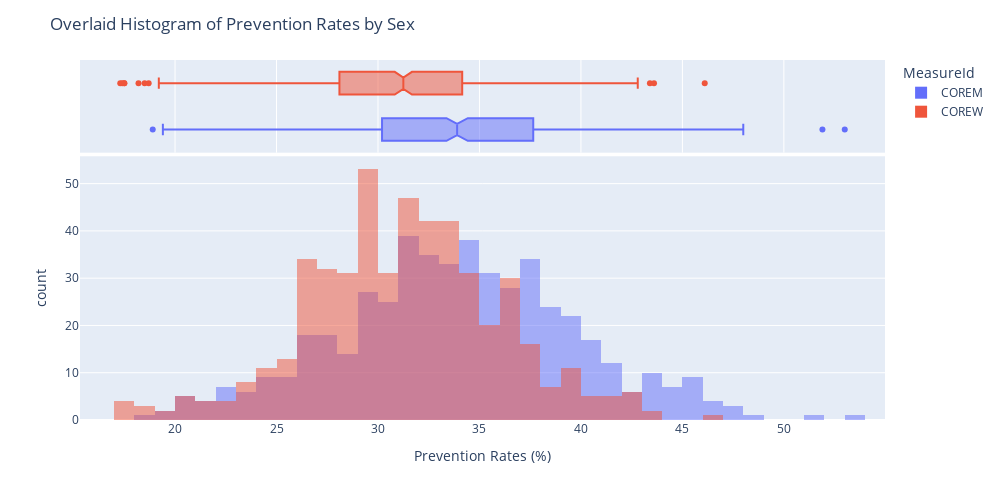

Here is the notebook cell this chart was saved with:
### Markdown cell above
# Hypothesis Testing

### Code cell
# Plot data for men, then women to see if t-test is appropriate for testing hypothesis
fig = px.histogram(prevent_df, 'DataValue', color='MeasureId', marginal='box', barmode='overlay', width=1000, height=500)
fig.update_layout(title='Overlaid Histogram of Prevention Rates by Sex', xaxis_title_text = 'Prevention Rates (%)')
fig.show()

### Figure 1 — Plotly figure (JSON) as saved in the notebook; plotly's stock layout.template omitted (floating-point values rounded to 4 significant figures; data arrays with more than 128 entries replaced by an {"elided": "..."} marker saying what was removed)
{"data": [{"alignmentgroup": "True", "bingroup": "x", "hovertemplate": "MeasureId=COREM<br>DataValue=%{x}<br>count=%{y}<extra></extra>", "legendgroup": "COREM", "marker": {"color": "#636efa", "opacity": 0.5, "pattern": {"shape": ""}}, "name": "COREM", "offsetgroup": "COREM", "orientation": "v", "showlegend": true, "type": "histogram", "x": {"elided": "500 float values"}, "xaxis": "x", "yaxis": "y"}, {"alignmentgroup": "True", "hovertemplate": "MeasureId=COREM<br>DataValue=%{x}<extra></extra>", "legendgroup": "COREM", "marker": {"color": "#636efa"}, "name": "COREM", "notched": true, "offsetgroup": "COREM", "showlegend": false, "type": "box", "x": {"elided": "500 float values"}, "xaxis": "x2", "yaxis": "y2"}, {"alignmentgroup": "True", "bingroup": "x", "hovertemplate": "MeasureId=COREW<br>DataValue=%{x}<br>count=%{y}<extra></extra>", "legendgroup": "COREW", "marker": {"color": "#EF553B", "opacity": 0.5, "pattern": {"shape": ""}}, "name": "COREW", "offsetgroup": "COREW", "orientation": "v", "showlegend": true, "type": "histogram", "x": {"elided": "500 float values"}, "xaxis": "x", "yaxis": "y"}, {"alignmentgroup": "True", "hovertemplate": "MeasureId=COREW<br>DataValue=%{x}<extra></extra>", "legendgroup": "COREW", "marker": {"color": "#EF553B"}, "name": "COREW", "notched": true, "offsetgroup": "COREW", "showlegend": false, "type": "box", "x": {"elided": "500 float values"}, "xaxis": "x2", "yaxis": "y2"}], "layout": {"barmode": "overlay", "height": 500, "legend": {"title": {"text": "MeasureId"}, "tracegroupgap": 0}, "margin": {"t": 60}, "title": {"text": "Overlaid Histogram of Prevention Rates by Sex"}, "width": 1000, "xaxis": {"anchor": "y", "domain": [0, 1], "title": {"text": "Prevention Rates (%)"}}, "xaxis2": {"anchor": "y2", "domain": [0, 1], "matches": "x", "showgrid": true, "showticklabels": false}, "yaxis": {"anchor": "x", "domain": [0, 0.7326], "title": {"text": "count"}}, "yaxis2": {"anchor": "x2", "domain": [0.7426, 1], "matches": "y2", "showgrid": false, "showline": false, "showticklabels": false, "ticks": ""}}}
